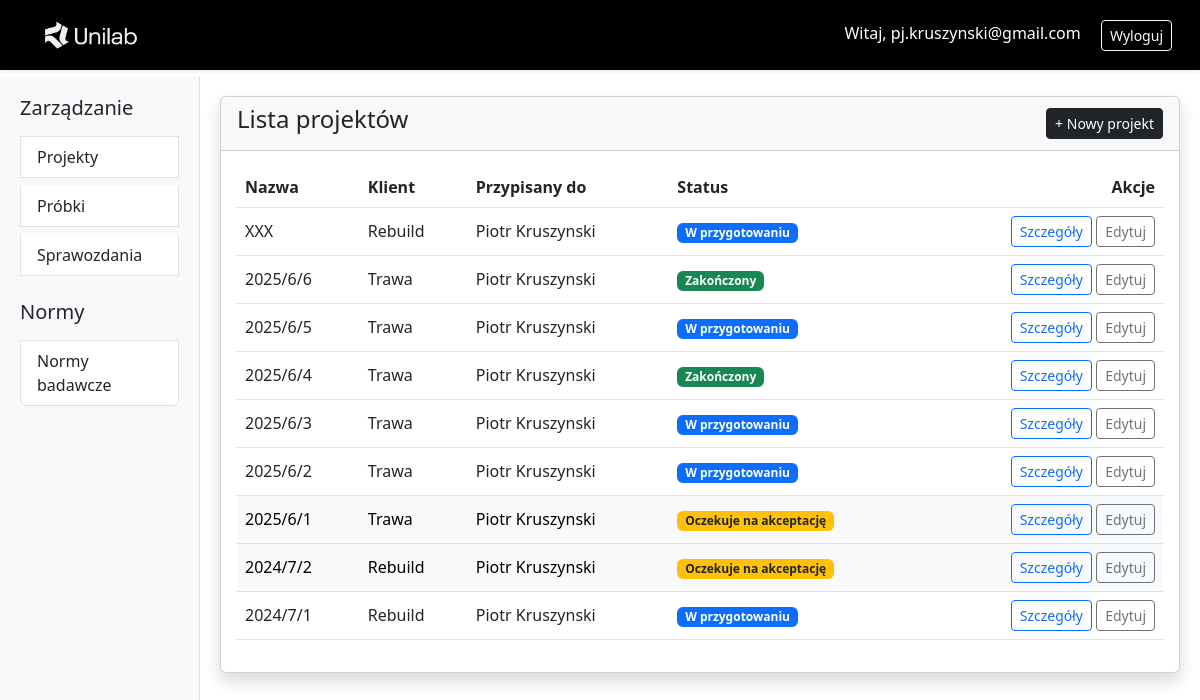
The app's page /projects/ (signed in), older data.
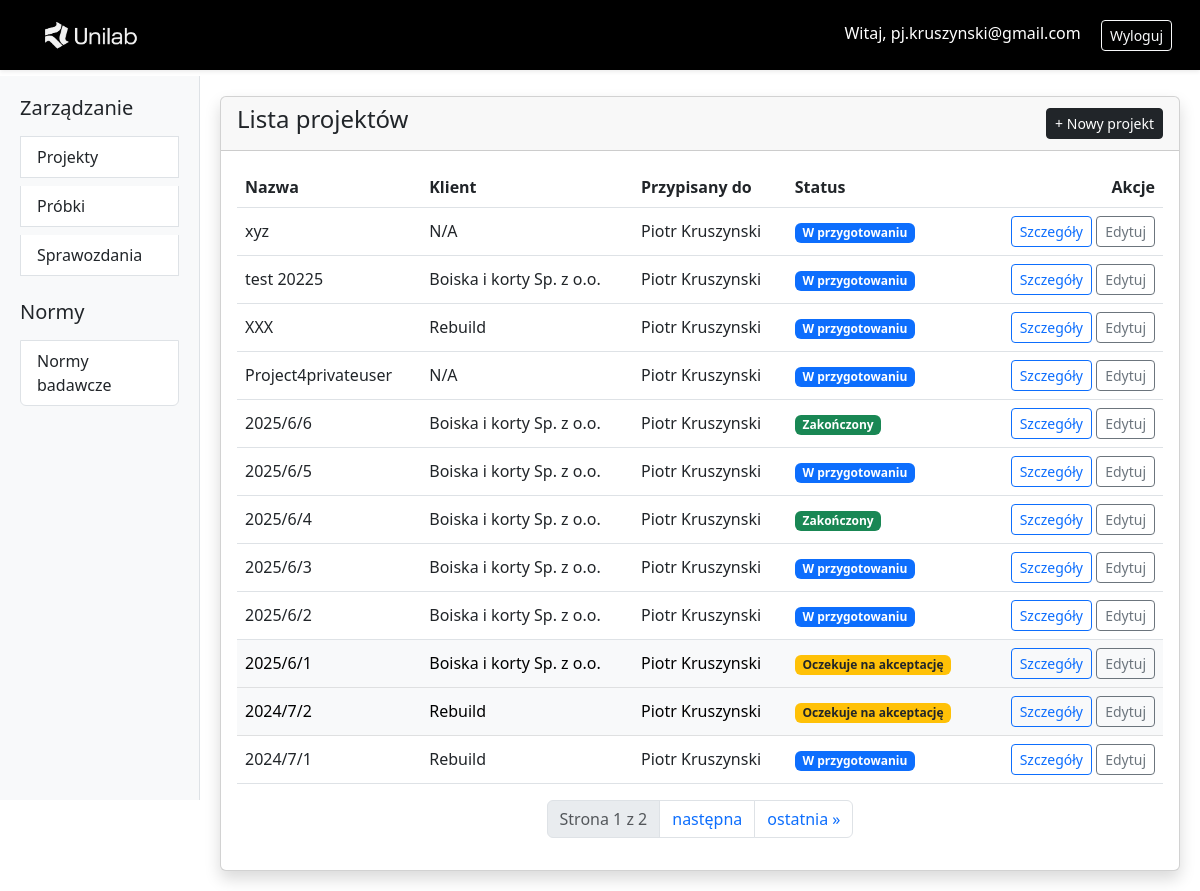
The same page, newer data.
### users/models.py (models this page shows, shortened)
class User(AbstractUser):
    username = None
    email = models.EmailField(unique=True)
    USERNAME_FIELD = 'email'
    REQUIRED_FIELDS = ['first_name', 'last_name']
    USER_TYPE_CHOICES = [
        ('personal', 'Personal'),
        ('company', 'Company')
    ]
    user_type = models.CharField(
        max_length=8, choices=USER_TYPE_CHOICES,
        default='personal'
    )
    company_name = models.CharField(max_length=255, blank=True, null=True)
    company_address = models.CharField(max_length=255, blank=True, null=True)
    tax_id = models.CharField(
        max_length=10, blank=True, null=True,
        validators=[validate_nip], verbose_name="NIP"
    )
    objects = UserManager()

### projects/models.py (models this page shows, shortened)
class Project(models.Model):
    class StatusChoices(models.TextChoices):
        OPEN = 'open', 'W przygotowaniu'
        CLOSED = 'closed', 'Zakończony'
        AWAITING_APPROVAL = 'awaiting approval', 'Oczekuje na akceptację'
    name = models.CharField("Nazwa projektu", max_length=64)
    client = models.ForeignKey(
        User,
        on_delete=models.CASCADE,
        limit_choices_to={'groups__name': "Lab_user"},
        related_name='projects_as_client' # relacja odwrotna dodana z powodu błędu
    )
    assign_to = models.ForeignKey(
        User,
        on_delete=models.SET_NULL,
        null=True,
        limit_choices_to={'groups__name': "Lab_member"},
        related_name='projects_as_assignee' # relacja odwrotna dodana z powodu błędu
    )
    status = models.CharField(
        max_length=20,
        choices=StatusChoices.choices,
        default=StatusChoices.OPEN
    )
    end_date = models.DateField(null=True, blank=True)
    class Meta:
        verbose_name = _("Projekt")
        verbose_name_plural = _("Projekty")
        ordering = ['-name']

### projects/views.py (the view)
class ProjectListView(LoginRequiredMixin,ListView):
    model = Project
    template_name = 'project_list.html'
    context_object_name = 'projects'
    paginate_by = 12
    def get_queryset(self):
        user = self.request.user
        if user.is_superuser:
            return Project.objects.all()
        if user.groups.filter(name='Lab_member').exists():
            return Project.objects.filter(assign_to=user)
        if user.groups.filter(name='Lab_user').exists():
            return Project.objects.filter(client=user)
        return Project.objects.none()

### projects/templates/project_list.html (shortened to what this page needs)
{% extends "base.html" %}
{% block content %}
<div class="card shadow">
  <div class="card-header d-flex justify-content-between align-items-center">
    <h4>Lista projektów</h4>
    {% if request.user.groups.all.0.name == 'Lab_member' or request.user.is_superuser %}
      <a href="{% url 'project_create' %}" class="btn btn-dark btn-sm">+ Nowy projekt</a>
    {% endif %}
  </div>
  <div class="card-body">
    <table class="table table-hover align-middle">
      <thead>
        <tr>
          <th>Nazwa</th>
          {% if request.user.groups.all.0.name == 'Lab_member' or request.user.is_superuser %}
            <th>Klient</th>
            <th>Przypisany do</th>
          {% endif %}
          <th>Status</th>
          <th class="text-end">Akcje</th>
        </tr>
      </thead>
      <tbody>
        {% for project in projects %}
        <tr class="{% if project.status == 'awaiting approval' %}table-light{% endif %}">
          <td>{{ project.name }}</td>
          {% if request.user.groups.all.0.name == 'Lab_member' or request.user.is_superuser %}
            <td>{{ project.client.company_name|default:"N/A" }}</td>
            <td>
              {% if project.assign_to %}
                {{ project.assign_to.get_full_name|default:project.assign_to.email }}
              {% else %}
                <span class="text-muted">Nieprzypisany</span>
              {% endif %}
            </td>
          {% endif %}
          <td>
            {% if project.status == 'open' %}
              <span class="badge bg-primary">{{ project.get_status_display }}</span>
            {% elif project.status == 'closed' %}
              <span class="badge bg-success">{{ project.get_status_display }}</span>
            {% else %}
              <span class="badge bg-warning text-dark">{{ project.get_status_display }}</span>
            {% endif %}
          </td>
          <td class="text-end">
            <a href="{% url 'project_detail' project.pk %}" class="btn btn-sm btn-outline-primary">Szczegóły</a>
            {% if request.user == project.assign_to or request.user.is_superuser %}
              <a href="{% url 'project_update' project.pk %}" class="btn btn-sm btn-outline-secondary">Edytuj</a>
            {% endif %}
          </td>
        </tr>
        {% empty %}
        <tr>
          <td colspan="5" class="text-center text-muted py-4">
            Brak projektów do wyświetlenia
          </td>
        </tr>
        {% endfor %}
      </tbody>
    </table>
    {% if is_paginated %}
    <nav aria-label="Page navigation">
      <ul class="pagination justify-content-center">
        <li class="page-item disabled">
          <span class="page-link">
            Strona {{ page_obj.number }} z {{ page_obj.paginator.num_pages }}
          </span>
        </li>
        {% if page_obj.has_next %}
          <li class="page-item"><a class="page-link" href="?page={{ page_obj.next_page_number }}">następna</a></li>
          <li class="page-item"><a class="page-link" href="?page={{ page_obj.paginator.num_pages }}">ostatnia &raquo;</a></li>
        {% endif %}
      </ul>
    </nav>
    {% endif %}
  </div>
</div>
{% endblock %}

### projects/templates/base.html (shortened to what this page needs)
{% load static %}
<!DOCTYPE html>
<html lang="pl">
<head>
  <link rel="stylesheet" href="https://cdn.jsdelivr.net/npm/bootstrap@5.3.0/dist/css/bootstrap.min.css">
</head>
<body>
  <nav class="navbar navbar-expand-lg navbar-custom shadow-sm fixed-top">
    <div class="container-fluid">
      <a class="navbar-brand" href="{% url 'project_list' %}">
        <img src="{% static 'users/images/logo_jasne.png' %}" alt="Logo" height="60">
      </a>
      <div class="ml-auto">
        <span class="navbar-text text-white me-3">
          <a href="{% url 'user_profile' %}" class="text-white text-decoration-none">
            Witaj, {{ request.user.email }}
          </a>
        </span>
        <a href="{% url 'logout' %}" class="btn btn-outline-light btn-sm">Wyloguj</a>
      </div>
    </div>
  </nav>
  <div class="container-fluid" style="margin-top: 76px;">
    <div class="row">
      <div class="col-md-3 col-lg-2 sidebar d-md-block">
        <div class="list-group">
          <h5 class="mb-3">Zarządzanie</h5>
          <a href="{% url 'project_list' %}" class="list-group-item list-group-item-action">
            Projekty
          </a>
          <a href="{% url 'sample_list' %}" class="list-group-item list-group-item-action mt-2">
            Próbki
          </a>
          <a href="{% url 'report_list' %}" class="list-group-item list-group-item-action mt-2">
            Sprawozdania
          </a>
          <h5 class="mt-4 mb-3">Normy</h5>
          <a href="{% url 'standard_list' %}" class="list-group-item list-group-item-action">
            Normy badawcze
          </a>
        </div>
      </div>
      <main class="col-md-9 col-lg-10 main-content">
        {% block content %}
        {% endblock %}
      </main>
    </div>
  </div>
</body>
</html>

### projects/templates/base.html (style rules this page uses)
.sidebar { height: calc(100vh - 76px); background-color: #f8f9fa; border-right: 1px solid #dee2e6; padding: 20px; overflow-y: auto; }
.main-content { padding: 20px; overflow-y: auto; }
.navbar-custom { background-color: #000000; padding: 0 1rem; }

Row changes from the older to the newer data that the page shows:
added Project: name "xyz", client.company_name "N/A", assign_to.get_full_name "Piotr Kruszynski", status "W przygotowaniu", shows "Edytuj"
added Project: name "test 20225", client.company_name "Boiska i korty Sp. z o.o.", assign_to.get_full_name "Piotr Kruszynski", status "W przygotowaniu", shows "Edytuj"
added Project: name "Project4privateuser", client.company_name "N/A", assign_to.get_full_name "Piotr Kruszynski", status "W przygotowaniu", shows "Edytuj"
changed through a linked row, Project (number 5 of 12 on the later page): client.company_name "Trawa" → "Boiska i korty Sp. z o.o."
changed through a linked row, Project (number 6 of 12 on the later page): client.company_name "Trawa" → "Boiska i korty Sp. z o.o."
changed through a linked row, Project (number 7 of 12 on the later page): client.company_name "Trawa" → "Boiska i korty Sp. z o.o."
changed through a linked row, Project (number 8 of 12 on the later page): client.company_name "Trawa" → "Boiska i korty Sp. z o.o."
changed through a linked row, Project (number 9 of 12 on the later page): client.company_name "Trawa" → "Boiska i korty Sp. z o.o."
changed through a linked row, Project (number 10 of 12 on the later page): client.company_name "Trawa" → "Boiska i korty Sp. z o.o."
Text that changed along with them:
{{ page_obj.number }}: (not shown) → "1"
{{ page_obj.paginator.num_pages }}: (not shown) → "2"
text now shown: "Strona z następna ostatnia »"
